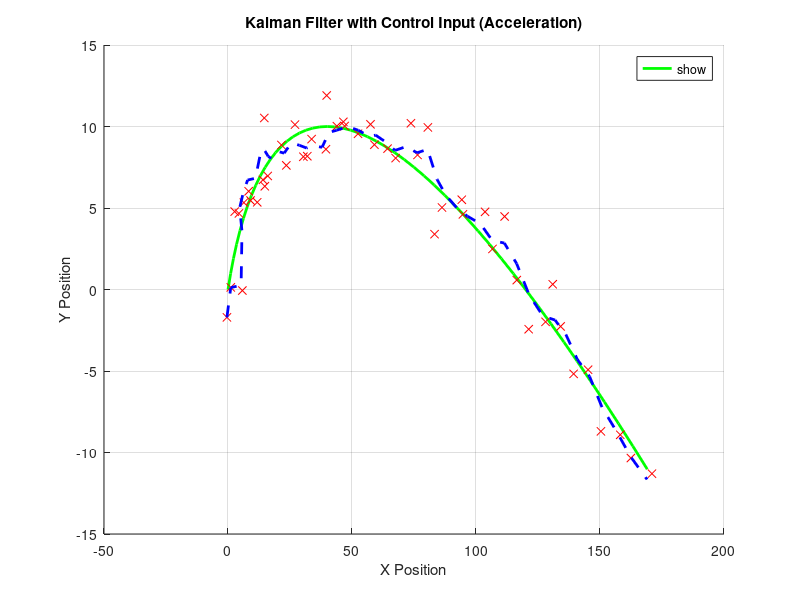

MATLAB code for this plot:
% 1. System Configuration
dt = 1.0; 

% F Matrix (State Transition)
F = [1 0 dt 0;
     0 1 0 dt;
     0 0 1 0;
     0 0 0 1];

% --- NEW: B Matrix (Control Input Model) ---
% Maps acceleration to position/velocity
B = [(0.5 * dt^2) 0;
     0            (0.5 * dt^2);
     dt           0;
     0            dt];

% --- NEW: Control Vector u ---
% Let's apply a constant acceleration:
% 0.1 m/s^2 in X, 0.05 m/s^2 in Y
u = [0.1; -0.05];

% H Matrix (Measurement)
H = [1 0 0 0;
     0 1 0 0];

% 2. Simulation Settings
num_steps = 50;
true_initial_state = [0; 0; 1; 1]; 
measurement_noise_std = 1.5;       
process_noise_std = 0.1;           

% Create Ground Truth Data (Now with Acceleration!)
ground_truth = zeros(4, num_steps);
current_state = true_initial_state;

for i = 1:num_steps
    ground_truth(:, i) = current_state;
    
    % --- NEW: Evolve state using F AND B ---
    % The object moves due to velocity (F) AND acceleration (B)
    current_state = F * current_state + B * u;
end

% Create Noisy Measurements
measurements = zeros(2, num_steps);
for i = 1:num_steps
    mx = ground_truth(1, i) + measurement_noise_std * randn();
    my = ground_truth(2, i) + measurement_noise_std * randn();
    measurements(:, i) = [mx; my];
end

% 3. Kalman Filter Initialization
x_est = [0; 0; 0; 0]; 
P = eye(4) * 1000;
R = eye(2) * measurement_noise_std^2;
Q = eye(4) * process_noise_std^2;

estimated_path = zeros(4, num_steps);

% 4. The Kalman Loop
for i = 1:num_steps
    z = measurements(:, i);
    
    % --- PREDICT ---
    % Predict next state based on physics (F) AND Input (B)
    % We tell the filter: "I know I am pushing the gas pedal (u)"
    x_pred = F * x_est + B * u;
    
    % Predict next uncertainty (B and u do not typically increase uncertainty)
    P_pred = F * P * F' + Q;
    
    % --- UPDATE (Standard) ---
    y_res = z - H * x_pred;
    S = H * P_pred * H' + R;
    K = P_pred * H' / S; % "/" is more stable than inv()
    x_est = x_pred + K * y_res;
    P = (eye(4) - K * H) * P_pred;
    
    estimated_path(:, i) = x_est;
end

% 5. Visualization
figure;
hold on; grid on;

% Ground truth will now look like a CURVE (parabola)
plot(ground_truth(1, :), ground_truth(2, :), 'g-', 'LineWidth', 2, 'DisplayName', 'Ground Truth (Accelerating)');
scatter(measurements(1, :), measurements(2, :), 'r', 'x', 'DisplayName', 'Noisy Measurements');
plot(estimated_path(1, :), estimated_path(2, :), 'b--', 'LineWidth', 2, 'DisplayName', 'Kalman Estimate');

title('Kalman Filter with Control Input (Acceleration)');
xlabel('X Position');
ylabel('Y Position');
legend('show', 'Location', 'best');
hold off;